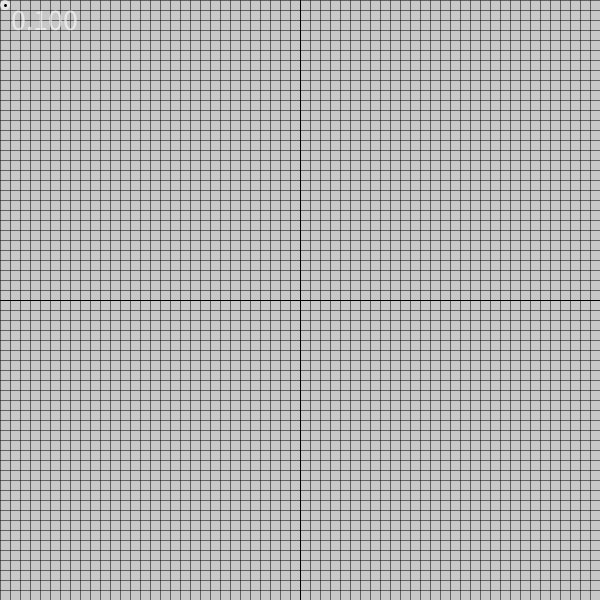
Frame 1 (no input)
Frame 60 (the mouse pressed at the canvas centre just before this capture): identical to frame 1, image omitted
Frame 120 (the mouse held since frame 60 and released just before this capture): identical to frame 1, image omitted

The Processing sketch that drew this single still picture (run headless with seeded random() and noise(); from frame 60 on, the mouse is pressed at the canvas centre):

// Processing sketch: VectorArtCreator
// ── VectorArtCreator.pde
//Vector art creator for game
//1-8-2020

//Right click to add point
//Left click to drag points
//Scroll to adjust scale
//'d' to print vectors
//'e' to print vertices
//'s' to preview real-size

PVector[] point = new PVector[1];
boolean dragging = false;
int drag = 0;
boolean realsize = false;
float scale = 0.1; //Scales the vectors before printing -> scale of 0.5 means it will be half the size in the game
float gridSpace = 10;


void setup() {
  point[0] = new PVector(5, 5);
  size(600, 600);
}

void draw() {
  background(200);
  strokeWeight(1);
  stroke(0);
  line(0, 300, 600, 300);
  line(300, 0, 300, 600);
  //Horizontal grid
  stroke(0, 130);
  strokeWeight(1);
  for (int y = 0; y < height/gridSpace; y++) {
    line(0, y*gridSpace, width, y*gridSpace);
  }
  //Vertical grid
  for (int x = 0; x < width/gridSpace; x++) {
    line(x*gridSpace, 0, x*gridSpace, height);
  }
  DrawPoints();

  if (dragging) {
    point[drag] = new PVector(round(mouseX/gridSpace)*gridSpace, round(mouseY/gridSpace)*gridSpace);
  }
  textSize(30);
  text(scale, 5, 30);
}

void AddPoint() {
  PVector[] oldPoints = new PVector[point.length-1];
  oldPoints = point;
  point = new PVector[oldPoints.length+1];
  for (int i = 0; i < oldPoints.length; i++) {
    point[i] = oldPoints[i];
  }
  point[point.length-1] = new PVector(round(mouseX/gridSpace)*gridSpace, round(mouseY/gridSpace)*gridSpace);
}

void DrawPoints() {
  if (!realsize) {
    for (int i = 0; i < point.length; i++) {
      fill(255, 150);
      noStroke();
      circle(point[i].x, point[i].y, 10);
    }
    stroke(0);
    strokeWeight(3);
    for (int i = 0; i < point.length-1; i++) {
      line(point[i].x, point[i].y, point[i+1].x, point[i+1].y); //Lines between every point
    }
    line(point[point.length-1].x, point[point.length-1].y, point[0].x, point[0].y); //Line connecting the last and first points
  }
  else {
    for (int i = 0; i < point.length-1; i++) {
      line(point[i].x*scale+50, point[i].y*scale+50, point[i+1].x*scale+50, point[i+1].y*scale+50); //Lines between every point
    }
    line(point[point.length-1].x*scale+50  , point[point.length-1].y*scale+50, point[0].x*scale+50, point[0].y*scale+50); //Line connecting the last and first points
  }
  strokeWeight(1);
}

void keyPressed() {
  if (key == 'd') {
    PrintPoints();
  }
  if (key == 'e') {
    PrintVertices();
  }
  if (key == 's') {
    realsize = !realsize;
  }
}

void PrintVertices() {
  for (int i = 0; i < point.length; i++) {
    print("vertex(" + (point[i].x-300)*scale + ", " + (point[i].y-300)*scale + ");\n");
  }
  print("-----------------------------\n");
}

void PrintPoints() {
  for (int i = 0; i < point.length; i++) {
    print("new PVector(" + (point[i].x-300)*scale + ", " + (point[i].y-300)*scale + "),\n");
  }
  print("-----------------------------\n");
}


void mousePressed() {
  if (mouseButton == LEFT) {
    for (int i = 0; i < point.length; i++) {
      if (dist(mouseX, mouseY, point[i].x, point[i].y) <= 10) {
        drag = i;
        dragging = true;
      }
    }
  }
  else if (mouseButton == RIGHT) {
    AddPoint();
  }
}

void mouseWheel(MouseEvent event) {
  scale += event.getCount() * 0.01;
}

void mouseReleased() {
  if (mouseButton == LEFT) {
    dragging = false;
  }
}
